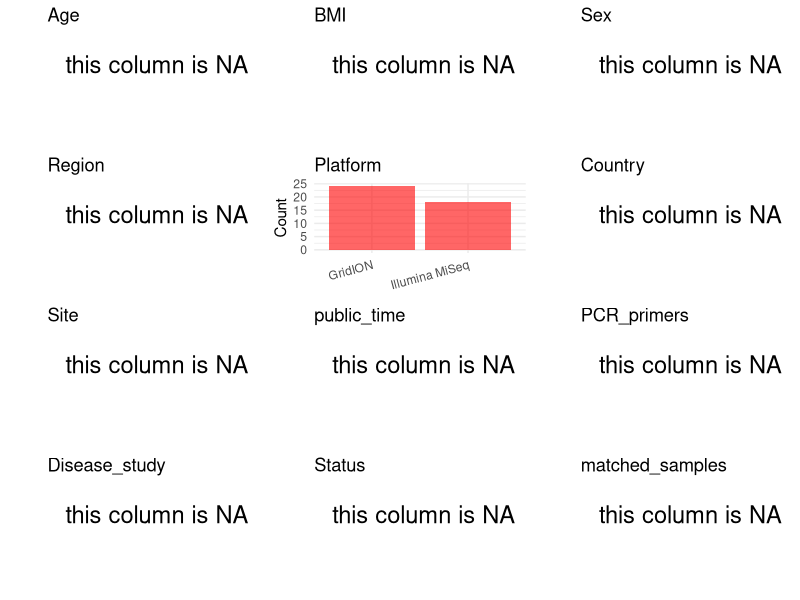

R code for this plot: (Note: this script raises an error after producing the figure.)
## ---- chunk 1
# Load necessary libraries
library(dplyr)
library(ggplot2)
library(cowplot)
library(stringr)

# Set working directory (update this path to your local directory)
setwd("/home/hby/oral_project/PRJNA773113")

# Read the initial metadata files
initial_meta <- read.csv("SraRunTable.csv", header = T)

# Combine the two metadata files
# meta <- rbind(initial_meta, initial_meta1)

# Remove entries non-oral samples
# initial_meta <- subset(initial_meta,isolate %in% c("saliva","tongue coat"))

# Check the number of samples containing "HT" in Sample.Name (e.g., healthy controls)
# nrow(subset(meta, grepl("HT", Sample.Name)))

# Display the first few rows of the metadata
head(initial_meta)
## ---- chunk 2
# Create a uniform metadata dataframe
metadata <- data.frame(
  BioProject = initial_meta$BioProject,
  Run = initial_meta$Run,
  sample_name = NA,
  Platform = initial_meta$Instrument,
  Country = NA,
  public_time = NA,
  Site = NA,
  Sex = NA,
  Age = NA,
  BMI = NA,
  Status = NA,
  Region = NA,
  PCR_primers = NA,
  title = NA,
  Disease_study = NA,
  matched_samples = NA
)
## ---- chunk 3
# Add information obtained from the publication
## ---- chunk 4
# Check the number of unique runs and sample names
print(paste("Number of unique runs:", length(unique(metadata$Run))))
print(paste("Number of unique sample names:", length(unique(metadata$sample_name))))
## ---- chunk 5
# Select columns for visualization
plot_data <- metadata %>%
  select(-BioProject, -Run, -sample_name, -title)

# Function to create simple plots for each column
create_simple_plots <- function(data) {
  plots <- list()

  for (col in colnames(data)) {
    # Check if the column is all NA
    if (all(is.na(data[[col]]))) {
      # Create an empty plot with text indicating all NA
      p <- ggplot() +
        annotate("text", x = 0.5, y = 0.5, label = "this column is NA", size = 6) +
        labs(title = col) +
        theme_void()
    } else if (is.numeric(data[[col]])) {
      # Numeric variable: histogram
      p <- ggplot(data, aes(x = .data[[col]])) +
        geom_histogram(fill = "blue", alpha = 0.6, bins = 20, na.rm = TRUE) +
        labs(title = col) +
        theme_minimal()
    } else {
      # Categorical variable: bar plot (remove NA values)
      count_data <- as.data.frame(table(data[[col]], useNA = "ifany"))
      p <- ggplot(count_data, aes(x = reorder(Var1, -Freq), y = Freq)) +
        geom_col(fill = "red", alpha = 0.6) +
        labs(title = col, x = NULL, y = "Count") +
        theme_minimal() +
        theme(axis.text.x = element_text(angle = 15, hjust = 1))
    }
    plots[[col]] <- p
  }

  return(plots)
}

# Generate and arrange plots
plots <- create_simple_plots(plot_data)
p <- plot_grid(plots$Age,
  plots$BMI,
  plots$Sex,
  plots$Region,
  plots$Platform,
  plots$Country,
  plots$Site,
  plots$public_time,
  plots$PCR_primers,
  plots$Disease_study,
  plots$Status,
  plots$matched_samples, # add
  ncol = 3, align = "hv", axis = "lb"
)
ggsave("Metadata_Summary.png", plot = p, width = 8, height = 6, dpi = 150)
## ---- chunk 6
knitr::include_graphics("Metadata_Summary.png")
## ---- chunk 7
# Reorder columns to match the desired format
metadata <- metadata[, c(
  "BioProject", "Run", "sample_name", "Age", "BMI", "Sex",
  "Region", "Platform", "Country", "Site", "public_time",
  "PCR_primers", "title", "Disease_study", "Status", "matched_samples"
)]

# Export the uniform metadata to a CSV file
write.csv(metadata, file = "metadata.csv", quote = FALSE)
head(metadata)
